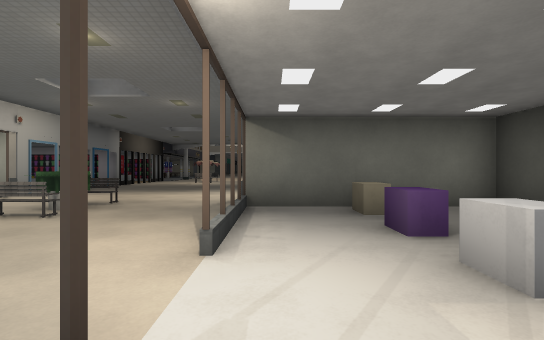
View 1 (above)

22 first-person views from a walk through a level from a Godot 3-D game. The camera is 1.3 m above the floor, looks level and sees 85° across. The floor is counted in squares, 2 m on a side. Each view is taken from the middle of a square. On the plan, view 1 faces up. The plan holds only what a view shows up to about 9 squares ahead; the rest is blank. The place goes on beyond the plan. Some surface patterns are stand-ins.

View 2
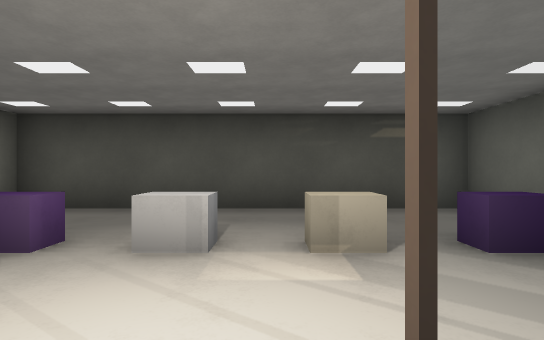

View 3
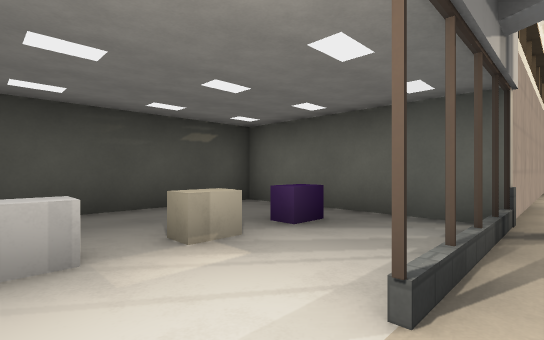

View 4
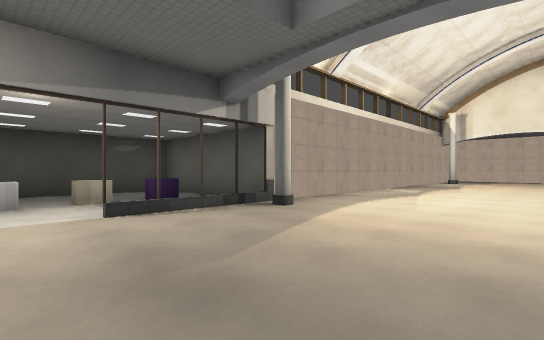

View 5
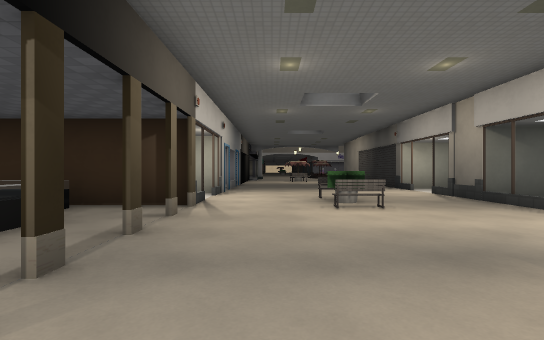

View 6
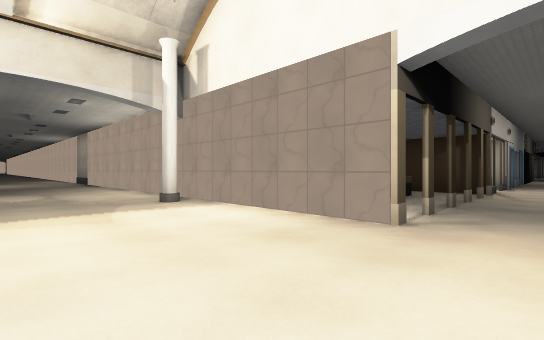

View 7
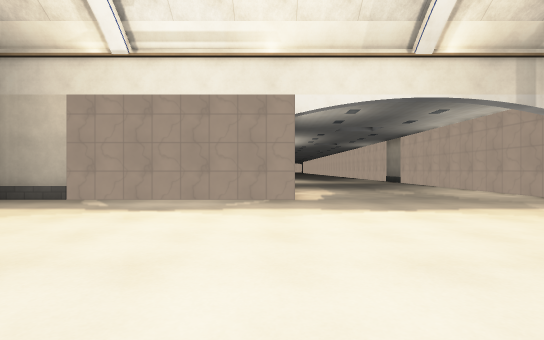

View 8
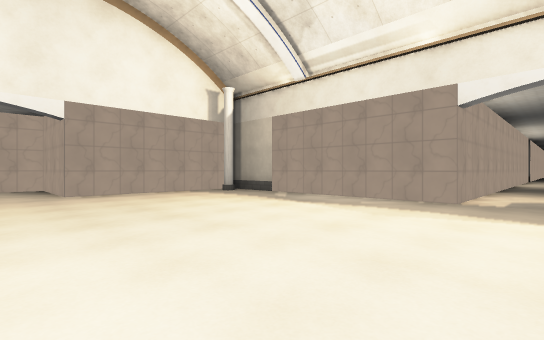

View 9
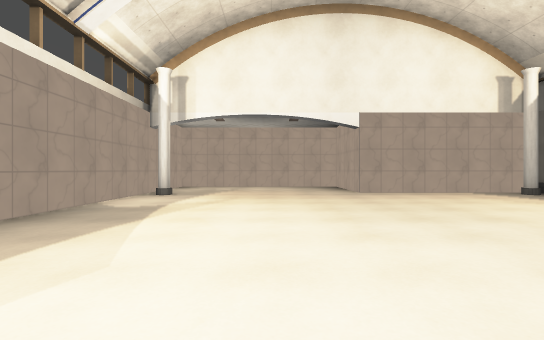

View 10
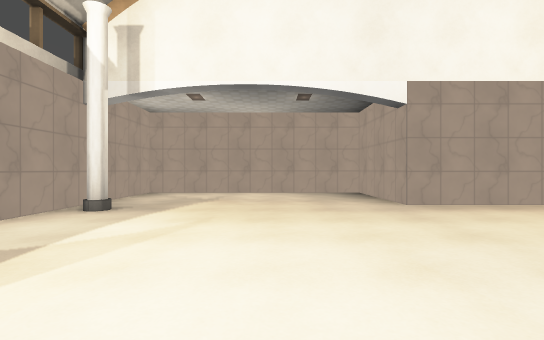

View 11
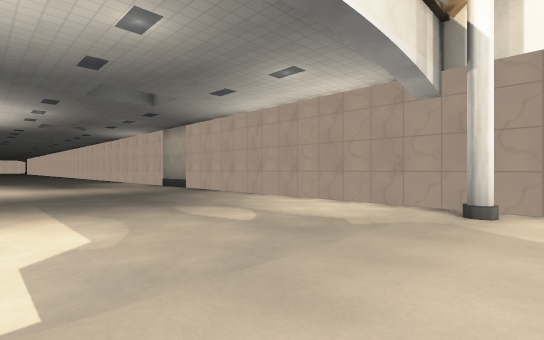

View 12
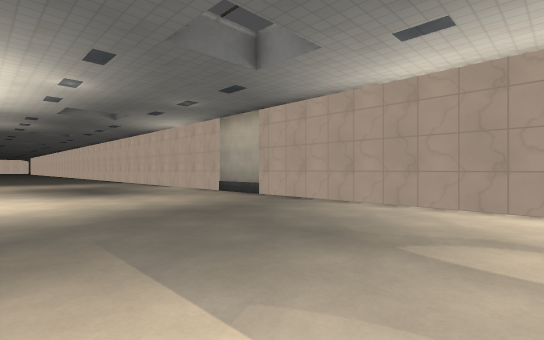

View 13
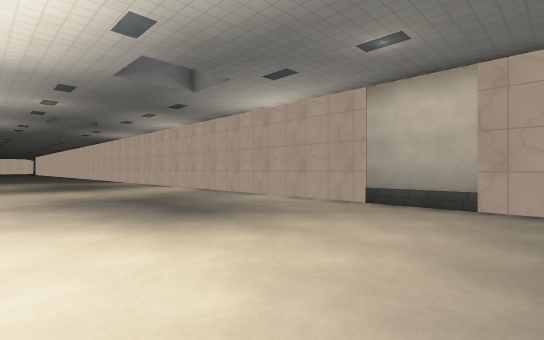

View 14
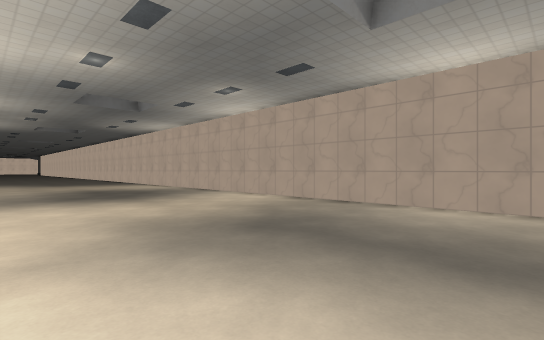

View 15
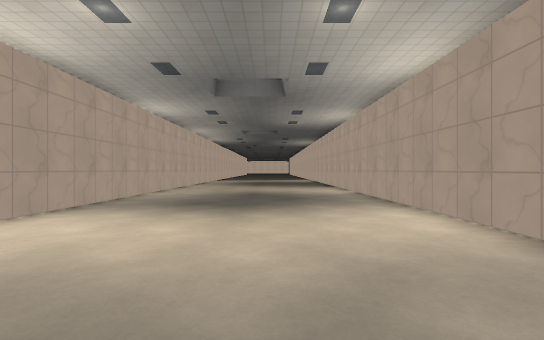

View 16
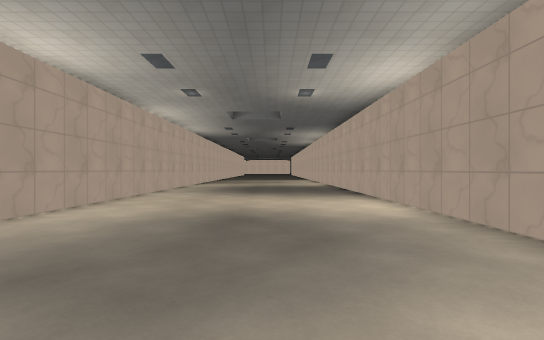

View 17
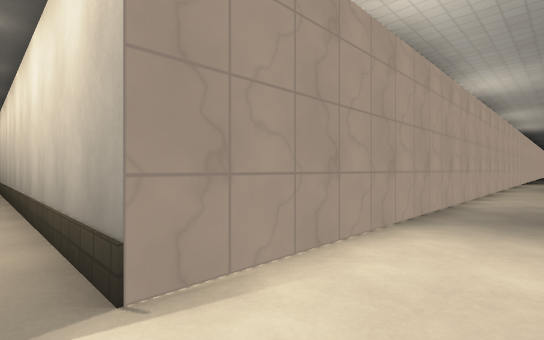

View 18
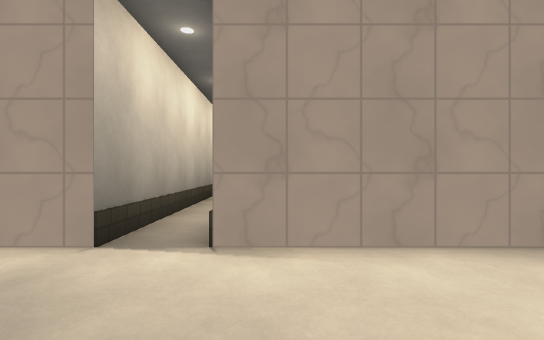

View 19
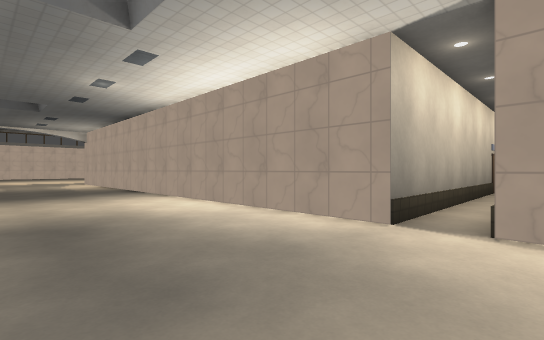

View 20
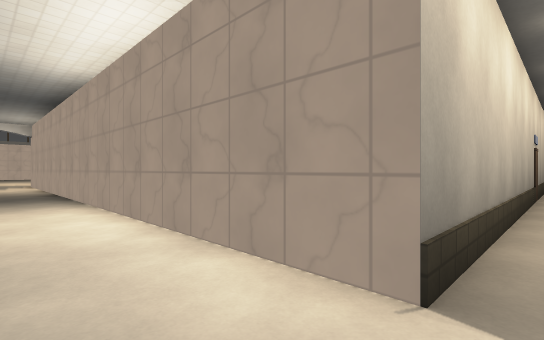

View 21
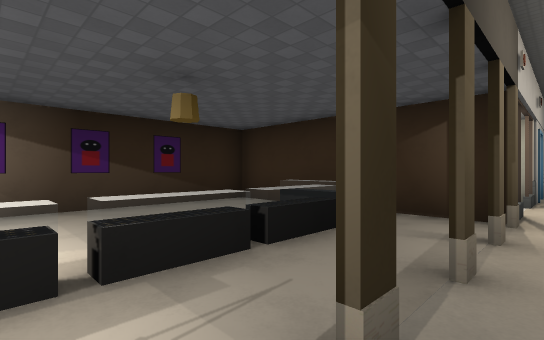

View 22
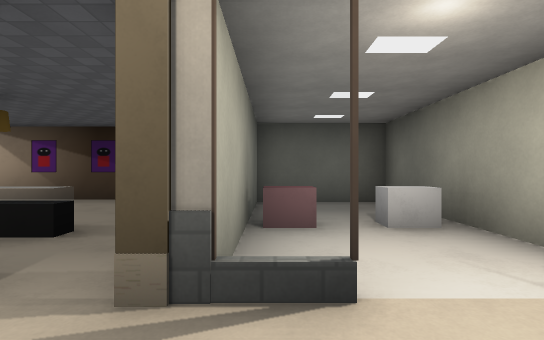

### Floor plan
Points are (right, up) in squares from view 1. A wall is a line through its corners. A room is listed if a view was taken in it or the views show most of it. See-through windows are left out.
Room 1 (views 1, 2, 3)
walls: (-0.5, 3.1) (-0.5, 2.1); (-0.6, -2.3) (4, -2.3) (4, 5.3) (-0.6, 5.3)
low walls: (1.8, 4.3) (1.3, 4.3) (1.3, 4.9)
ways out: opening at (-1, 1.5) to room 3
Room 2 (views 4, 22)
walls: (-6.4, 5.5) (-6.4, 4.5) (-11.5, 4.5) (-11.5, -1); (-6.4, 8) (-6.4, 6.5)
low walls: (-7.8, 3) (-7.8, 1.8) (-8.2, 1.8); (-8.4, 3.8) (-9.6, 3.8); (-7.8, 1.6) (-7.8, 0.5) (-8.2, 0.5)
ways out: opening at (-5, 2.5) to room 3; opening at (-7, 6) to room 4; opening at (-3.5, 5) to room 5; opening at (-3.5, 7.5); gap at (-6, 2)
Room 3 (views 5, 6, 7, 8, 9, 10, 11, 12, 13, 14, 15, 16, 17, 18, 19, 20, 21)
walls: (-6.4, -1.5) (-38, -1.5); (-25.5, -17.1) (-25.5, -7.5) (-11.5, -7.5) (-11.5, -14.5) (-6.4, -14.5) (-6.4, -17.5) (-0.5, -17.5) (-0.5, 0.9); (-38, -7.5) (-26.5, -7.5) (-26.5, -17.4)
low walls: (-3, 4) (-4, 4)
ways out: opening at (-1, 1.5) to room 1; opening at (-5, 2.5) to room 2; opening at (-2, 4) to room 5
Room 4 (no view inside)
walls: (-10.8, 4.7) (-6.4, 4.7); (-6.4, 7.3) (-11, 7.3) (-11, 4.6)
ways out: opening at (-7, 6) to room 2
Room 5 (no view inside)
walls: (-3.5, 5) (-3.6, 4.5); (-0.5, 3.8) (-0.5, 5.5)
low walls: (-3, 5.9) (-4, 5.9)
ways out: opening at (-3.5, 5) to room 2; opening at (-2, 4) to room 3; opening at (-2, 6)

Where each view was taken, in squares from view 1:
view 1: 0 up, 0 right, facing up
view 2: 1 up, 1 left, facing right
view 3: 2 up, 1 left, facing down-right
view 4: 2 up, 5 left, facing down-right
view 5: 1 down, 5 left, facing up
view 6: 5 down, 5 left, facing up-left
view 7: 8 down, 5 left, facing left
view 8: 6 down, 5 left, facing down-left
view 9: 6 down, 4 left, facing down
view 10: 9 down, 4 left, facing down
view 11: 7 down, 10 left, facing up-left
view 12: 7 down, 14 left, facing up-left
view 13: 7 down, 19 left, facing up-left
view 14: 7 down, 23 left, facing up-left
view 15: 4 down, 25 left, facing left
view 16: 4 down, 29 left, facing left
view 17: 6 down, 26 left, facing down-left
view 18: 5 down, 27 left, facing down
view 19: 4 down, 27 left, facing down-right
view 20: 6 down, 26 left, facing down-right
view 21: 0 up, 6 left, facing up-left
view 22: 5 up, 5 left, facing left
